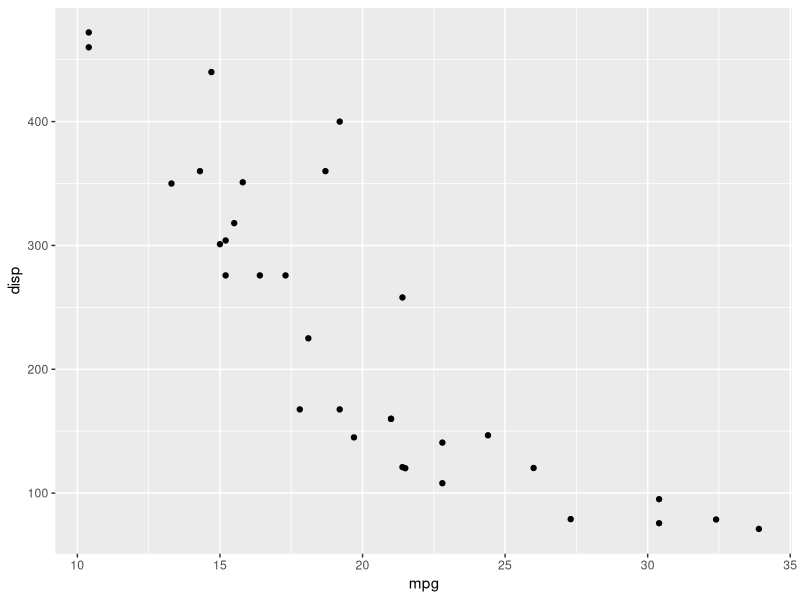
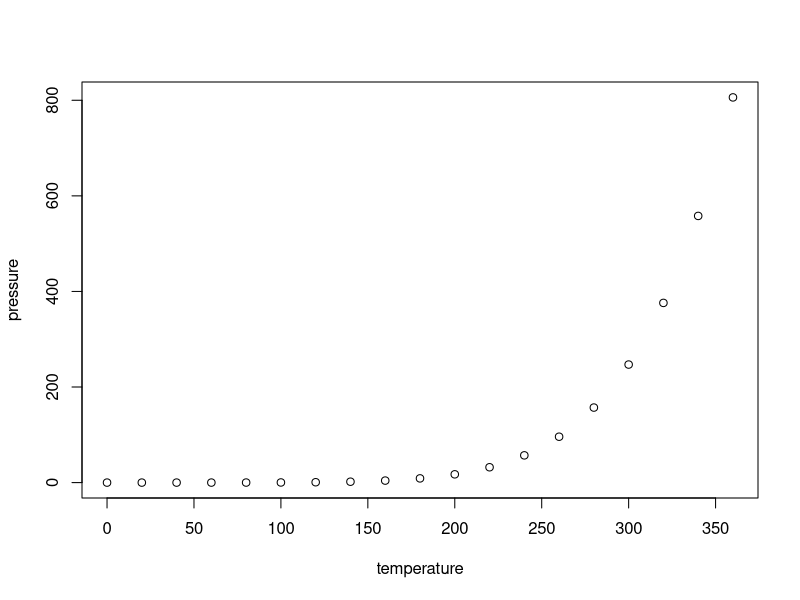

Generate these figures, in order, with R:
## ---- chunk 1
knitr::opts_chunk$set(echo = FALSE)
## ---- chunk 2
head(mtcars)
## ---- chunk 3
library(ggplot2)
ggplot(mtcars, aes(x = mpg, y = disp)) +geom_point()
## ---- chunk 4
summary(cars)
## ---- chunk 5
plot(pressure)
